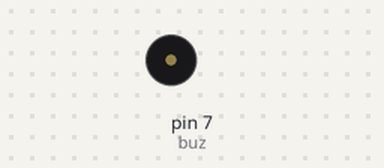
The sketch below on a simulated Arduino Uno, built with avr-gcc and run on an emulated ATmega328P. On the bench: buzzer (waves = sounding).

Above: at 0.6 s.
Timing chart, 0 to 3.0 s (numbered marks = the images above):
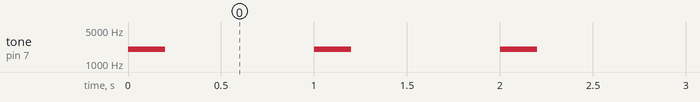

The sketch:

buzzer.ino
```cpp
char buz = 7;
void setup() {
  // put your setup code here, to run once:
}

void loop() {
  // put your main code here, to run repeatedly:
  tone(buz, 2000, 200);
  delay(1000);
}
```

Measured:
- by itself, tone on pin 7 (buz): alternates 2000 Hz for 0.20 s and silent for 0.80 s
